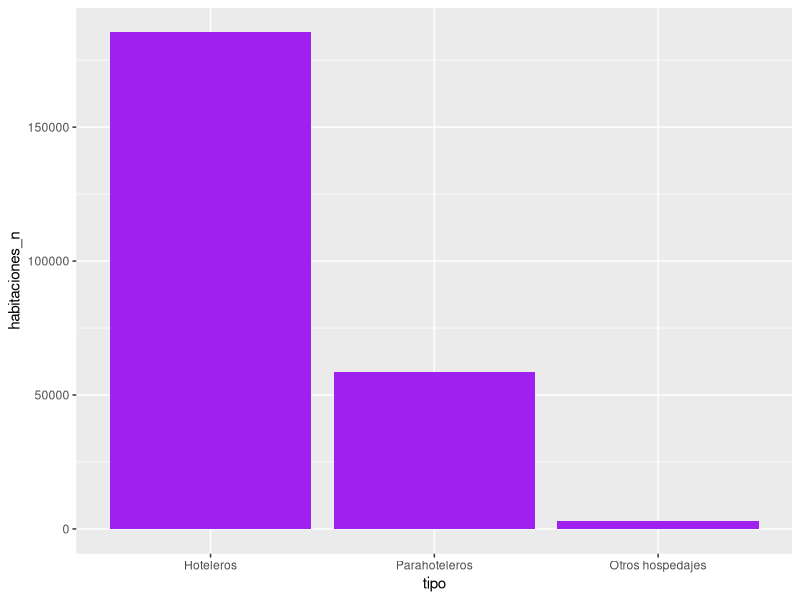
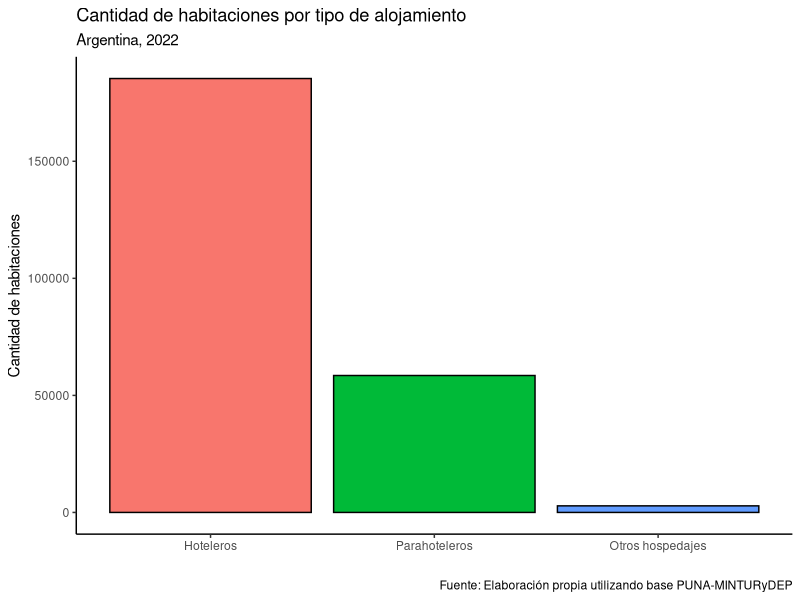
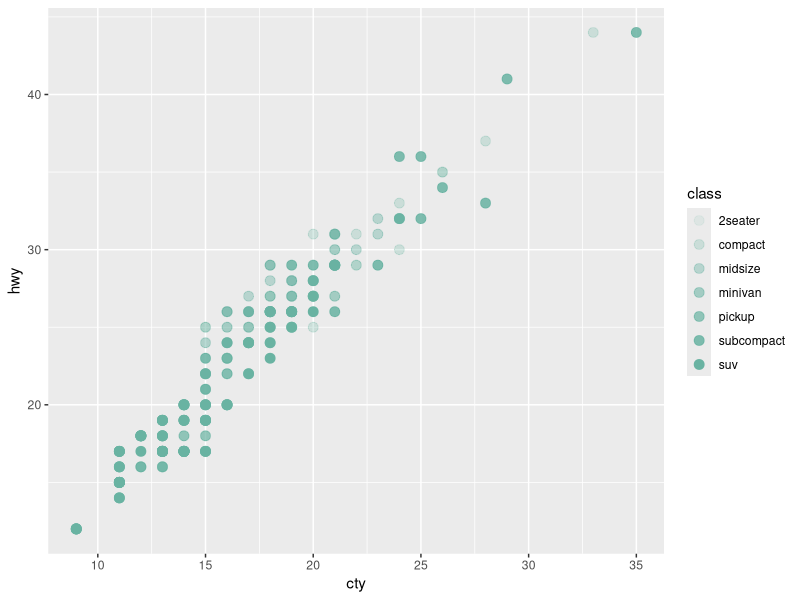
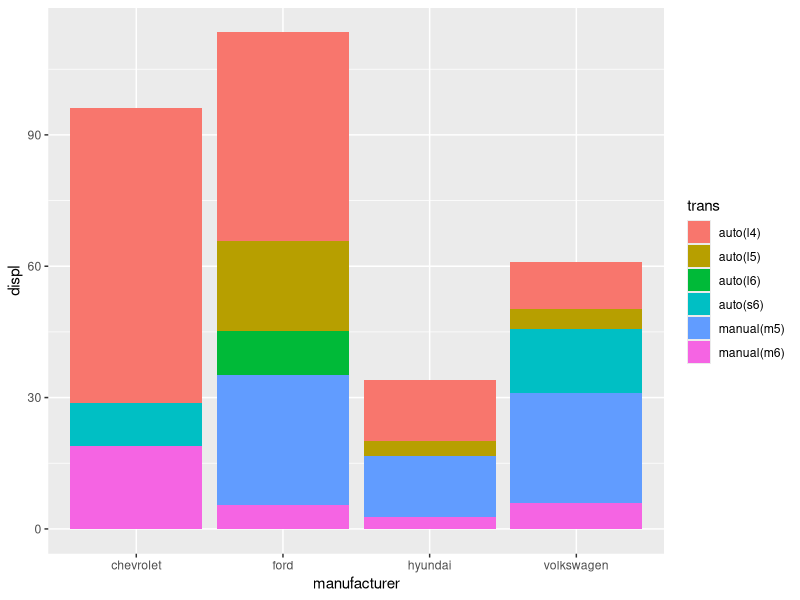
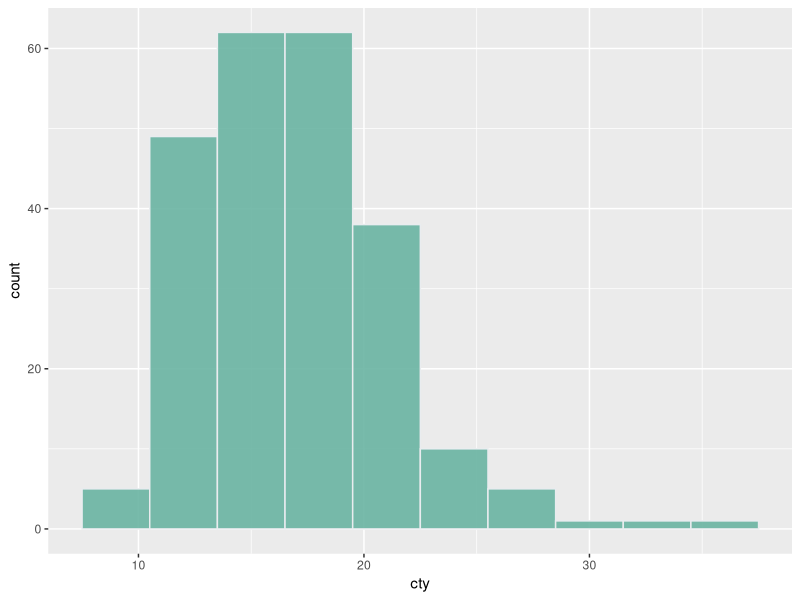
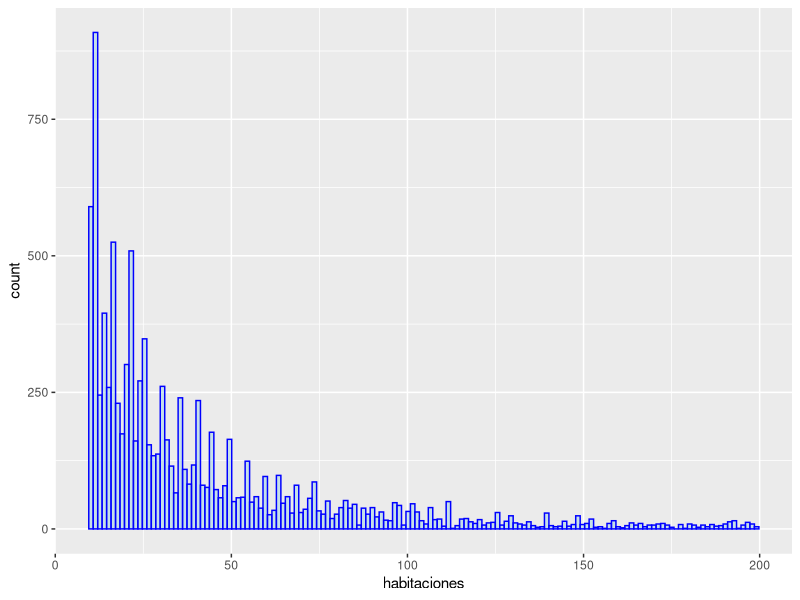

R code for these plots, in order:
## ---- chunk 1
# Configuración general del documento y de las gráficas
knitr::opts_chunk$set(
  echo = TRUE,          # Mostrar el código en el documento
  fig.width = 6,        # Ancho de las figuras (en pulgadas)
  fig.height = 4,       # Alto de las figuras
  fig.align = "center", # Centra las gráficas
  out.width = "80%",    # Ajusta el ancho relativo dentro del documento
  dpi = 300             # Resolución (para PDFs más nítidos)
)
## ---- chunk 2
c(100,102,200) # la función combine sirve para concatenar valores que pueden ser de distintos tipos
c("cien","ciento dos","doscientos") 
c(100, "101", 105) # aquí transforma todos los valores en string 
## ---- chunk 3
class(1)
class("hola")
class(TRUE)
class(1.97)
class(NA)
class(c("hola", 100, 4.6)) #transforma todo a character 
#class(1,2) esto no se puede hacer
## ---- chunk 4
length(c(10,20,30)) #tienes un vector que tiene 3 valores diferentes
length(c("2",3,"amigo",1.98))
## ---- chunk 5
mean(c(10,20,30))
mean(c("10","20","30"))
## ---- chunk 6
nombre_del_objeto <- ("algo") #aquí se guarda el objeto, que lo podemos ver almacenado en nuestro "environment"
nombre_del_objeto #al imprimirlo obtenemos lo que guardamos dentro de él
class(nombre_del_objeto) 

objeto1 <- 2+2 
objeto2 <- mean(c(2,5,10))
objeto_vector <- c(1,3,2,5)

mean(c(1,3,2,5))
mean(objeto_vector)
## ---- chunk 7
vector_edad <- c(20,43,102,56)
vector_nombre <- c("Pepe","Pepa","Rigoberto","Ana")
base_personas <- data.frame(vector_edad,
                            vector_nombre)
base_personas
## ---- chunk 8
base_personas$vector_edad #acceder a lo que contiene la variable de una base de datos
mean(base_personas$vector_edad) #hacer calculos con las variables dentro de una base de datos
## ---- chunk 9
apellido <- c("García","Sánchez","Van Del Sar",
              "Mihatovich","Lama","Lugercio",
              "Messidona")
## ---- chunk 10
cantidad <- c(1,3,17,9,2,34,98)
## ---- chunk 11
datos <- data.frame(apellido,cantidad)
## ---- chunk 12
length(datos$apellido) 
sum(datos$cantidad)
## ---- chunk 13
max_frecuencia <- max(datos$cantidad)
apellido_max <-datos$apellido[datos$cantidad == max_frecuencia]
apellido_max
## ---- chunk 14
min_frecuencia <- min(datos$cantidad)
apellido_min <- datos$apellido[datos$cantidad == min_frecuencia]
apellido_min
## ---- chunk 15
# install.packages("readr") #se instala una vez por computadora
# library(readr) #se convoca por cada sesión de R
## ---- chunk 16
library(readr)
# setwd("C:/Users/rexca/OneDrive/Documentos/CURSOS/Estacion R/Datos")
# base_nombres <- read_csv("nombres-1920-1924.csv")
base_nombres <- read_csv("Datos/nombres-1920-1924.csv")
names(base_nombres) #da los nombres de las columnas 
## ---- chunk 17
# install.packages("rio")
library(rio) #es una navaja suiza para importar/exportar datos.
## ---- chunk 18
dim(base_nombres)
## ---- chunk 19
colnames(base_nombres) 
## ---- chunk 20
str(base_nombres) 
## ---- chunk 21
summary(base_nombres) 
## ---- chunk 22
table(base_personas)
## ---- chunk 23
is.na(base_personas) 
## ---- chunk 24
mean(base_personas$vector_edad) 
## ---- chunk 25
library(tidyverse)
## ---- chunk 26
datos <- data.frame(nombre = c("Regina", "Tina","Manolo","Roxana","Tulús"),
                    edad = c(24, 21, 26, 60, 1))

round(prop.table(table(datos$nombre)), digits = 1) 
#table() muestra la frecuencia en la que aparecen todas las variables de una base de datos
#prop.table() toma el resultado de un table y cambia los resultados a proporciones
#round() al input que corresponda, siempre que sea un valor numérico, lo redondea.
#Utiliza el parámetro digits para establecer la cantidad de decimales que se quiere observar
## ---- chunk 27
datos$nombre %>% 
  table() %>% 
  prop.table() %>% 
  round(digits = 1)
## ---- chunk 28
library(tidyverse)
library(readr)

#Importación de datos
df_puna <- read_csv("Datos/puna_base_agregada.csv")

#Exploración de base
colnames(df_puna) #Nos otorga el nombre de las variables de nuestra base de datos
## ---- chunk 29
df_puna_sel <- df_puna %>% #Cantidad de plazas que hay por localidad y por tipo de alojamiento 
  select(localidad, tipo, plazas)
colnames(df_puna_sel)
## ---- chunk 30
df_puna_sel_pos <- df_puna %>%  
  select(7, 9, 13)

df_puna_sel_pos2 <- df_puna %>%  
  select(1:3)

colnames(df_puna_sel_pos)
colnames(df_puna_sel_pos2)
## ---- chunk 31
df_puna_sel_pos3 <- df_puna %>%  
  select(establecimientos:plazas) #selecciona las variables que van desde establecimientos hasta plazas

colnames(df_puna_sel_pos3)
## ---- chunk 32
df_puna_sel_patr1 <- df_puna %>%  
  select(starts_with("provincia")) #empieza con...

df_puna_sel_patr2 <- df_puna %>%  
  select(ends_with("o")) #termina con...

df_puna_sel_patr3 <- df_puna %>%  
  select(contains("_")) #si contiene en algun lugar de su nombre..

colnames(df_puna_sel_patr1)
colnames(df_puna_sel_patr2)
colnames(df_puna_sel_patr3)
## ---- chunk 33
df_puna_sel_tuto <- df_puna %>%  
  select(localidad, 2, starts_with("provincia"), 9:11)

colnames(df_puna_sel_tuto)
## ---- chunk 34
df_puna_sel_sinloc <- df_puna %>%  
  select(-localidad) 

colnames(df_puna_sel_sinloc)
## ---- chunk 35
#Importar datos
df_puna <- read.csv("Datos/puna_base_agregada.csv") 

#Exploración de base
unique(df_puna$clasificacion) #Indica los valores únicos que contiene una variable

##Esta forma es lo mismo que lo anterior pero usando tidyverse
# df_puna %>%  
#   select(clasificacion) %>% #lo que viene antes del pipe es el input de la función anterior
#   unique()
## ---- chunk 36
df_filtrada <- df_puna %>% 
  filter(clasificacion == "Camping" | clasificacion == "Hotel 3 estrellas")  #la variable clasificación contenga el valor "Camping" Y "Hotel 3 estrellas".
## ---- chunk 37

df_filtrada2 <- df_filtrada %>% 
  filter(clasificacion %in% c("Camping", "Hotel 3 estrellas")) #el valor que tiene cada fila en la variable clasificación, esté incluida en los valores "Camping" y "Hotel 3 estrellas"
## ---- chunk 38
#3era opción
vector_filtro <- c("Camping", "Hotel 3 estrellas", "Apart hotel", "Motel") 
df_vector <- df_puna %>% 
  filter(clasificacion %in% vector_filtro)
## ---- chunk 39
unique(df_filtrada$clasificacion) #Primer chequeo para verificar si el filtro se utilizó correctamente
table(df_puna$clasificacion) #Segundo chequeo
## ---- chunk 40
#5. Uso de Select() + Filter()
select_filter <- df_puna %>% 
  select(localidad,
         clasificacion) %>% 
  filter(clasificacion %in% c("Camping", "Hotel 3 estrellas"))
## ---- chunk 41
df_filtrada3 <- df_puna %>% 
  select(localidad,
         ruta_natural,
         plazas) %>% 
  filter(ruta_natural == "Delta") 
## ---- chunk 42
sum(df_filtrada3$plazas)
summary(df_filtrada3)
## ---- chunk 43
df_lugar_tot <- df_puna %>% 
  select(localidad, habitaciones, plazas) %>% 
  mutate(lugar_disponible = habitaciones + plazas)

sum(df_lugar_tot$lugar_disponible)
## ---- chunk 44
summary(df_lugar_tot$lugar_disponible) #Es muy útil para bases sucias para identificar valores nulos

df_lugar_tot1 <- df_lugar_tot %>% #Casos con 0 habitaciones y 0 plazas
  filter(lugar_disponible == 0) #Quedarnos con las observaciones que tiene 0 en lugares disponibles
## ---- chunk 45
df_lugar_tot2 <- df_puna %>% 
  select(localidad, habitaciones, plazas, tipo) %>% 
  mutate(lugar_disponible = habitaciones + plazas,
         localidad_tipo = paste(localidad, tipo, sep = "_")) #Permite concatenar valores y separarlos por el elemento que escojamos
## ---- chunk 46
df_tiempo <- df_puna %>% 
  select(indice_tiempo, localidad, plazas) %>% 
  mutate(anio_etiqueta = case_when(indice_tiempo == 2020 ~ "Año 2020",
                                  indice_tiempo == 2021 ~ "Año 2021",
                                  indice_tiempo == 2022 ~ "Año 2022",
                                  indice_tiempo == 2023 ~ "Año 2023" )) #Agregarle una etiqueta a la variable indice_tiempo (pasar de 2020 a "Año 2020")
## ---- chunk 47
df_hotelero <- df_puna %>% 
  select(tipo, plazas) %>% 
  mutate(tipo_agrupado = case_when(tipo == "Hoteleros" ~ "Hoteleros", 
                                   .default = "Otros")) #Construir una nueva variable en la cual cuando el tipo es igual a "Hoteleros" se llamará "Hoteleros" y el resto que se llame "Otros"
## ---- chunk 48
df_hotelero2 <- df_puna %>% 
  select(clasificacion, plazas) %>% 
  mutate(clasif_agrupado = case_when(clasificacion %in% c("Hotel 1 estrella", #Toma los casos en donde clasificación esté incluido en x vector
                                                          "Hotel 2 estrellas",
                                                          "Hotel 3 estrellas") ~ "Hotel hasta 3 estrellas", .default = "Otros"),
         clasif_agrupado_v2 = case_when(grepl("Hotel [1-3]", clasificacion) ~ "Hotel hasta 3 estrellas", .default = "Otros")) #Cuando se cumple la condición, se clasifica el vector como "Hotel hasta 3 estrellas" y el resto como "Otros"

table(df_hotelero2$clasif_agrupado, df_hotelero2$clasif_agrupado_v2, exclude = NULL) #chequeo
## ---- chunk 49
df_ejercicio <- df_puna %>% 
  select(localidad, clasificacion) %>% 
  mutate(nueva_clasificacion = case_when(clasificacion == "Camping" ~ "Camping", .default = "Otros"))
## ---- chunk 50
# Para solucionar problema de codificación (no detecta acentos -> Latin1/CP1252 a UTF-8)
df_puna <- dplyr::mutate(df_puna,
  dplyr::across(where(is.character), ~ iconv(., from = "Latin1", to = "UTF-8"))
)
#otras formas de encoding
#df_puna <- fread("Datos/puna_base_agregada.csv", encoding = "Latin-1")
#df_puna <- read.csv("Datos/puna_base_agregada.csv", encoding = "Latin1")

df_objeto1 <- df_puna %>%
  select(indice_tiempo, tipo, plazas) %>%
  filter(tipo == "Parahoteleros")
## ---- chunk 51
df_objeto2 <- df_puna %>%
  select(indice_tiempo, localidad, habitaciones) %>%
  filter(localidad == "Belén de Escobar")
## ---- chunk 52
unique(df_objeto2$localidad) #Primer chequeo para verificar si el filtro se utilizó correctamente
#table(df_puna$localidad) #Segundo chequeo
#table(df_puna$localidad[df_puna$provincia_nombre == "San Luis"], exclude = NULL) #Otra forma de chequeo
## ---- chunk 53
df_objeto3 <- df_puna %>% 
  mutate(region_agrupada = case_when(region %in% c("Norte", "Litoral", "Cordoba", "Buenos Aires", 
                                                "Ciudad Autonoma de Buenos Aires") ~ "Norte",
         .default = "Sur"))

## ---- chunk 54
df_objeto4 <- df_puna %>% 
  mutate(nueva_region = case_when(region %in% c("Buenos Aires", "Ciudad Autonoma de Buenos Aires") ~ "Buenos Aires", TRUE ~ region)) #Si no se cumple la primera condición, el resto se queda igual
## ---- chunk 55
df_puna %>% 
  summarise(cant_plazas = sum(plazas),
            prom_plazas = mean(plazas),
            min_plazas = min(plazas),
            max_plazas = max(plazas))
## ---- chunk 56
df_puna %>% 
  group_by(indice_tiempo, provincia_nombre) %>% 
  summarise(cant_plazas = sum(plazas), 
            prom_plazas = mean(plazas),
            min_plazas = min(plazas),
            max_plazas = max(plazas))


#Hacer porcentajes
tabla_resultados <- df_puna %>% 
  group_by(provincia_nombre) %>% 
  summarise(cant_plazas = sum(plazas)) %>% 
  ungroup() %>% #romper el agrupamiento
  mutate(porcentaje_plazas = round(cant_plazas/sum(cant_plazas) *100,1)) #mostrar la proporción de plazas que tiene cada provincia respecto al total de plazas
## ---- chunk 57
# Dos tablas con una columna en común (id)
alumnos <- data.frame(
  id = c(1, 2, 3),
  nombre = c("Ana", "Luis", "Sofía")
)

calificaciones <- data.frame(
  id = c(1, 2, 4),
  promedio = c(9.5, 8.8, 7.0)
)
## ---- chunk 58
left_join_alumnos <- left_join(alumnos, calificaciones, by = "id")
left_join_alumnos
## ---- chunk 59
inner_join_alumnos <- inner_join(alumnos, calificaciones, by = "id")
inner_join_alumnos
## ---- chunk 60
full_join_alumnos <-  full_join(alumnos, calificaciones, by = "id")
full_join_alumnos
## ---- chunk 61
right_join_alumnos <- right_join(alumnos, calificaciones, by = "id")
right_join_alumnos
## ---- chunk 62
# Datos en formato ancho 
datos <- data.frame(
  nombre = c("Ana", "Luis"),
  matematicas = c(90, 80),
  historia = c(85, 88)
)

#Pasar a formato largo
datos_largos <- datos %>%
  pivot_longer(
    cols = c(matematicas, historia),   # columnas que queremos “apilar”
    names_to = "materia",              # nueva columna con los nombres de las materias
    values_to = "calificacion"         # nueva columna con los valores
  )

datos #formato ancho
datos_largos #formato largo
## ---- chunk 63
datos_anchos <- datos_largos %>%
  pivot_wider(
    names_from = materia,              # qué columna usar para crear las nuevas columnas
    values_from = calificacion         # qué valores colocar en ellas
  )

datos_anchos
## ---- chunk 64
library(ggplot2)
library(tidyverse)
## ---- chunk 65
df_habitaciones_2022 <- df_puna %>%
  filter(indice_tiempo == 2022) %>% 
  group_by(tipo) %>% 
  summarise(habitaciones_n = sum(habitaciones, na.rm = TRUE)) %>% #El parámetro na.rm se utiliza para que ignore los valores nulos y siga trabajando con el el resto de datos
  mutate(tipo = factor(x = tipo, #Se cambia la variable tipo de character a factor para reordenar la variable según los niveles que le indiquemos
                       levels = c("Hoteleros",#Se configuran los niveles de orden que se quieren
                                  "Parahoteleros",
                                  "Otros colectivos"),
                       labels = c("Hoteleros",#Se renombran los niveles según se quiera
                                  "Parahoteleros",
                                  "Otros hospedajes")))
## ---- chunk 66
ggplot(data = df_habitaciones_2022, #Capa 1: Cargar los datos que queramos utilizar
       aes(x = tipo, y = habitaciones_n)) + #Capa 2: Se mete a la base de datos cargada y busca dentro de los datos los que le indicamos. P.D. En el eje y poner los valores que a utilizar
  geom_col(fill = "purple") #Capa 3: Le indicamos la forma en la que queremos representar los datos. En esta parte se puede dar la estética al gráfico sin embargo, cada geometría tiene sus propios parámetros.
## ---- chunk 67
ggplot(data = df_habitaciones_2022, 
       aes(x = tipo, y = habitaciones_n)) + 
  geom_col(aes(fill = tipo),  #Pinta las columnas según la variable "Tipo". Siempre que queramos indicarle algo que esté dentro de la base de datos que estamos utilizando, se utiliza la función aes()
           color = "black") + #Pinta el contorno 
  labs(title = "Cantidad de habitaciones por tipo de alojamiento", #Se abre otra función para implementar títulos con labs()
       subtitle = "Argentina, 2022",
       x = "", #Título eje x
       y = "Cantidad de habitaciones", #Título eje y
       caption = "Fuente: Elaboración propia utilizando base PUNA-MINTURyDEP") +
  theme_classic() + #Modifica el fondo del gráfico
  theme(legend.position = "none") #Para quitar la legenda del gráfico
## ---- chunk 68
data(mpg)
#?nombre_de_la_base <- para saber más de la base de datos cargada poner en la consola

ggplot(data = mpg,
       aes(x = cty, y = hwy, alpha = class)) + 
  geom_point(size = 3, color = "#69b3a2") +
  theme_replace()
## ---- chunk 69
manfuacturer_short <- mpg %>%
  filter(manufacturer %in% c("hyundai", "volkswagen", "ford", "chevrolet"))

ggplot(data = manfuacturer_short,
       aes(x = manufacturer, y = displ, fill = trans)) + 
  geom_col()

## ---- chunk 70
ggplot(data = mpg,
       aes(x = cty, fill = )) +
   geom_histogram( binwidth=3, fill="#69b3a2", color="#e9ecef", alpha=0.9) +
    scale_fill_manual(values=c("#69b3a2", "#404080")) +
    labs(fill="")

## ---- chunk 71
ggplot(df_puna %>% filter(habitaciones %in% 10:200),
       aes(x = habitaciones)) +
  geom_histogram(color = "blue", fill = "lightblue", alpha = 0.6, bins = 150)
